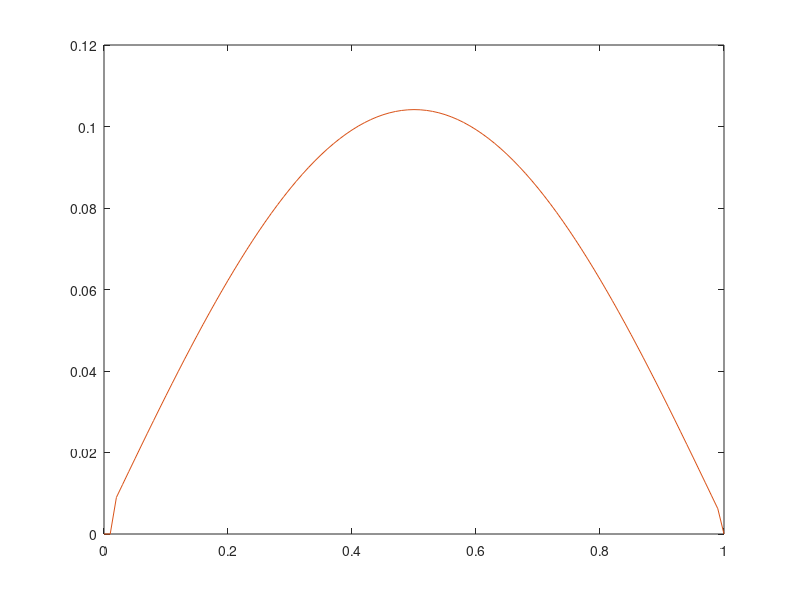

This chart was generated by the following MATLAB code: (Note: this script raises an error after producing the figure.)
x = linspace(0,1,101);
x = x';
y = [
0.
inf
-inf
inf
-inf
inf
-inf
inf
-inf
inf
-inf
inf
-inf
inf
-inf
inf
-inf
inf
-inf
inf
-inf
inf
-inf
inf
-inf
inf
-inf
inf
-inf
inf
-inf
inf
-inf
inf
-inf
inf
-inf
inf
-inf
inf
-inf
inf
-inf
inf
-inf
inf
-inf
inf
-inf
inf
-inf
inf
-inf
inf
-inf
inf
-inf
inf
-inf
inf
-inf
inf
-inf
inf
-inf
inf
-inf
inf
-inf
inf
-inf
inf
-inf
inf
-inf
inf
-inf
inf
-inf
inf
-inf
inf
-inf
inf
-inf
inf
-inf
inf
-inf
inf
-inf
inf
-inf
inf
-inf
inf
-inf
inf
-inf
inf
0.
];
y1=[
0.
0.
0.0089785
0.0121561
0.0153243
0.01848
0.02162
0.0247413
0.0278408
0.0309154
0.0339621
0.0369779
0.0399598
0.0429049
0.0458103
0.0486732
0.0514906
0.0542598
0.0569782
0.059643
0.0622515
0.0648013
0.0672898
0.0697145
0.0720731
0.0743633
0.0765827
0.0787293
0.0808008
0.0827953
0.0847108
0.0865454
0.0882972
0.0899647
0.091546
0.0930397
0.0944444
0.0957585
0.0969809
0.0981103
0.0991456
0.100086
0.10093
0.101677
0.102327
0.102878
0.103331
0.103685
0.103939
0.104093
0.104147
0.104101
0.103955
0.10371
0.103365
0.10292
0.102377
0.101736
0.100997
0.100161
0.0992295
0.0982026
0.0970816
0.0958676
0.0945619
0.0931657
0.0916803
0.0901074
0.0884483
0.0867049
0.0848787
0.0829716
0.0809855
0.0789224
0.0767842
0.0745732
0.0722914
0.0699412
0.0675248
0.0650447
0.0625033
0.0599032
0.0572468
0.0545369
0.051776
0.048967
0.0461125
0.0432155
0.0402788
0.0373053
0.0342979
0.0312595
0.0281933
0.0251023
0.0219894
0.0188577
0.0157104
0.0125506
0.00938142
0.00620592
0.
];
plot(x,y);
hold on;
plot(x,y1);
exdata(:,1) = x;
exdata(:,2) = y;

imdata(:,1) = x;
imdata(:,2) = y1;
writematrix(exdata,'explicit_CFL0.4.dat');
writematrix(imdata,'implicit_CFL0.4.dat');